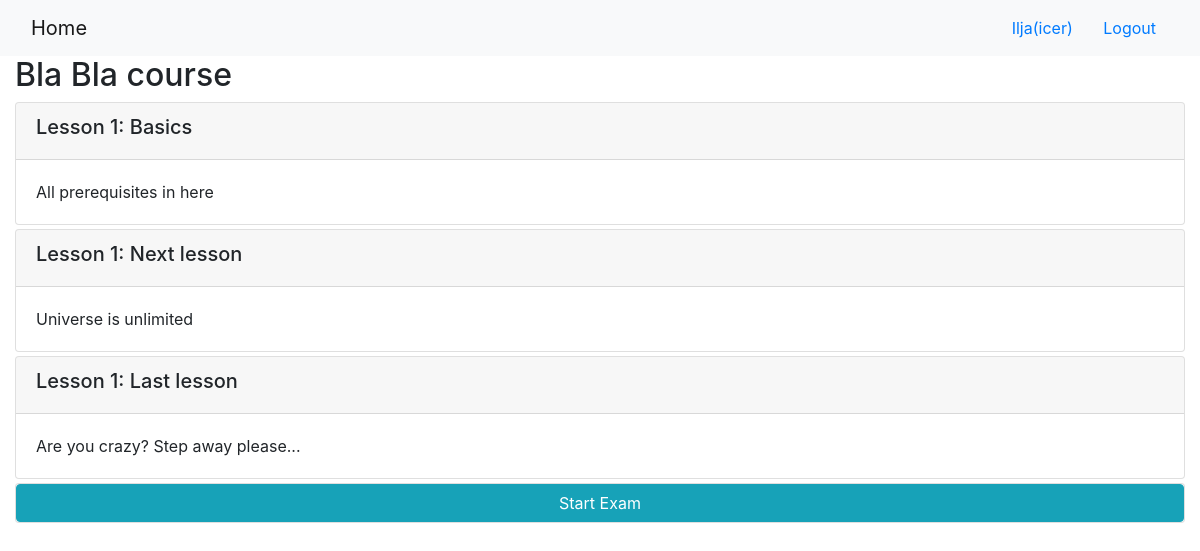
/2/ (signed in), run on the app's committed database.
### onlinecourse/models.py (models this page shows, shortened)
class Course(models.Model):
    name = models.CharField(null=False, max_length=30, default='online course')
    image = models.ImageField(upload_to='course_images/')
    description = models.CharField(max_length=1000)
    pub_date = models.DateField(null=True)
    instructors = models.ManyToManyField(Instructor)
    users = models.ManyToManyField(
        settings.AUTH_USER_MODEL, through='Enrollment')
    total_enrollment = models.IntegerField(default=0)
    is_enrolled = False

class Lesson(models.Model):
    title = models.CharField(max_length=200, default="title")
    order = models.IntegerField(default=0)
    course = models.ForeignKey(Course, on_delete=models.CASCADE)
    content = models.TextField()

### onlinecourse/views.py (the view)
# urls.py: path('<int:pk>/', login_required(views.CourseDetailView.as_view()), name='course_details'),
class CourseDetailView(generic.DetailView):
    model = Course
    template_name = 'onlinecourse/course_detail_bootstrap.html'

### onlinecourse/templates/onlinecourse/course_detail_bootstrap.html (shortened to what this page needs)
<!DOCTYPE html>
<html lang="en">
<head>
     {% load static %}
    <link rel="stylesheet" href="https://maxcdn.bootstrapcdn.com/bootstrap/4.5.2/css/bootstrap.min.css">
</head>
<body>
    <nav class="navbar navbar-light bg-light">
        <div class="container-fluid">
            <div class="navbar-header">
                  <a class="navbar-brand" href="{% url 'onlinecourse:index' %}">Home</a>
            </div>
            <ul class="nav navbar-nav navbar-right">
                {% if user.is_authenticated %}
                <li>
                    <a class="btn btn-link" href="#">{{ user.first_name }}({{ user.username }})</a>
                    <a class="btn btn-link" href="{% url 'onlinecourse:logout' %}">Logout</a>
                </li>
                {% endif %}
            </ul>
        </div>
    </nav>
    {% if user.is_authenticated %}
    <div class="container-fluid">
            <h2>{{ course.name }}</h2>
            <div class="card-columns-vertical">
                {% for lesson in course.lesson_set.all %}
                    <div class="card mt-1">
                        <div class="card-header"><h5>Lesson {{lesson.order|add:1}}: {{lesson.title}}</h5></div>
                        <div class="card-body">{{lesson.content}}</div>
                    </div>
                {% endfor %}
                <div class="card mt-1">
                    <button class="btn btn-info" type="button" data-toggle="collapse" data-target="#exam" aria-expanded="false" aria-controls="collapseExample">Start Exam</button>
                </div>
            </div>
    </div>
    {% else %}
    Please log in
    {% endif %}
</body>
</html>

### data on the page
Course: name "Bla Bla course"
Lesson: order|add "1", title "Basics", content "All prerequisites in here"
Lesson: order|add "1", title "Next lesson", content "Universe is unlimited"
Lesson: order|add "1", title "Last lesson", content "Are you crazy? Step away please..."

### other printed values
{{ user.first_name }} "Ilja"
{{ user.username }} "icer"
